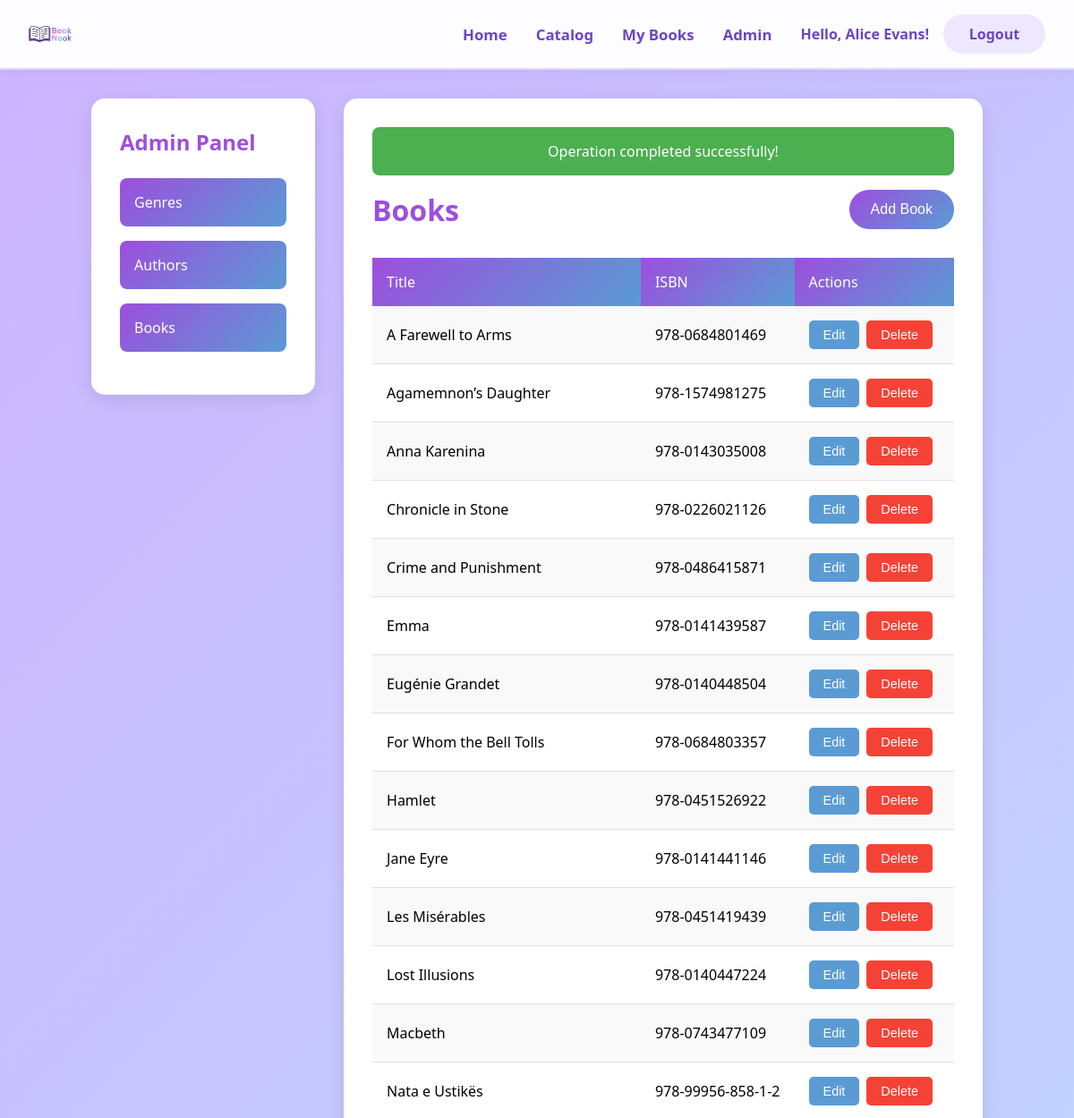
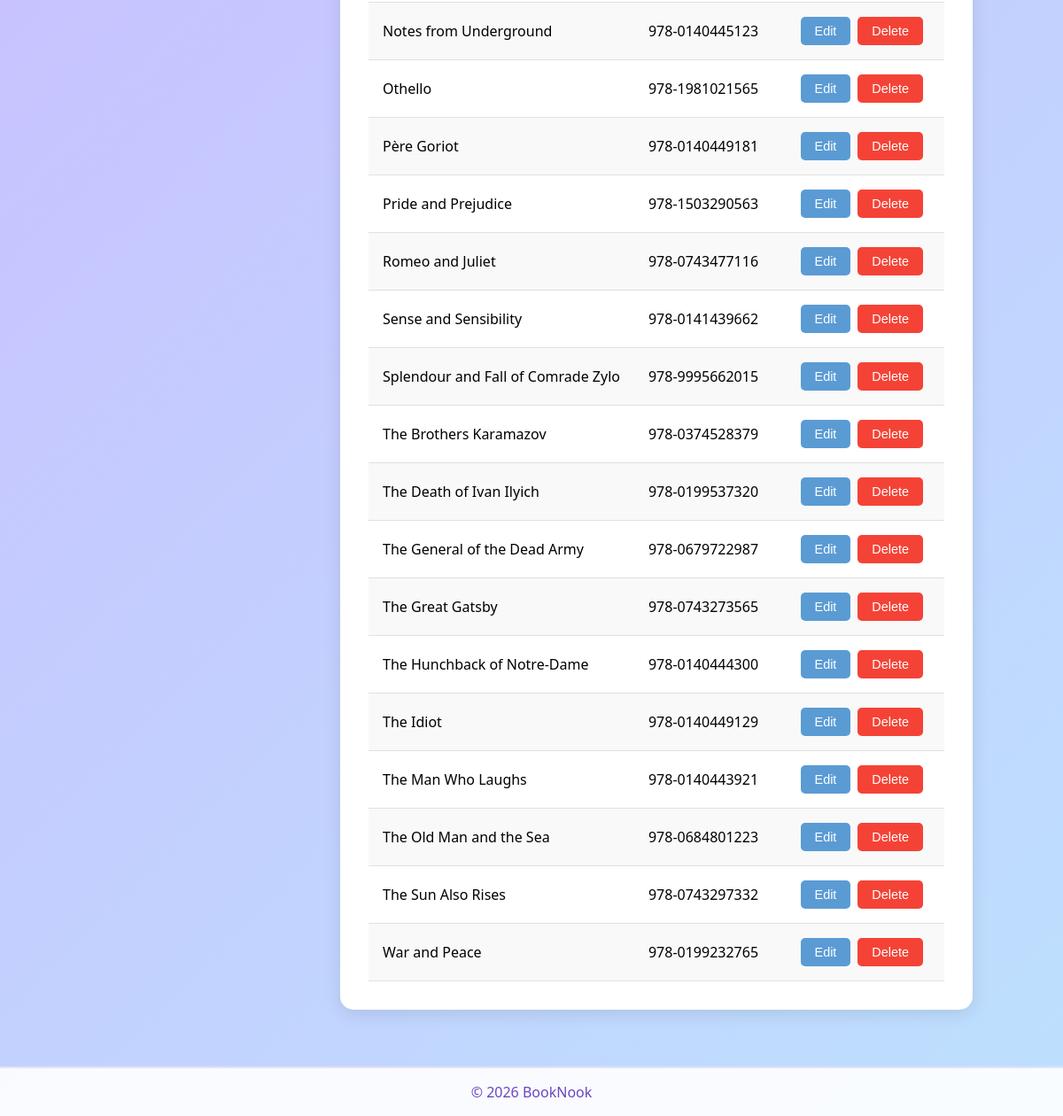
Page /admin_books.php?success=1 (signed in) on the committed database (2 pictures, top to bottom).
### tables this page shows
CREATE TABLE `books` (
  `bookID` int(11) NOT NULL,
  `title` varchar(150) NOT NULL,
  `year` int(11) DEFAULT NULL,
  `isbn` varchar(20) DEFAULT NULL,
  `description` text DEFAULT NULL,
  `cover_image_path` varchar(255) DEFAULT NULL
);

### admin_books.php (the view, shortened to what this page needs)
<!DOCTYPE html>
<html>
<head>
    <link rel="stylesheet" href="css/admin-style.css">
    <link rel="stylesheet" href="css/admin.css">
</head>
<body>
    <?php include 'header.php'; ?>
    <div class="admin-container">
        <?php include 'admin_sidebar.php'; ?>
        <div class="admin-content">
            <?php if (isset($_GET['success'])): ?>
                <div class="success-message">Operation completed successfully!</div>
            <?php endif; ?>
            <div class="admin-header">
                <h1>Books</h1>
                <button class="add-btn" onclick="openAddModal()">Add Book</button>
            </div>
            <table>
                <tr>
                    <th>Title</th>
                    <th>ISBN</th>
                    <th>Actions</th>
                </tr>
                <?php
                try {
                    $query = "SELECT * FROM books ORDER BY title";
                    $result = $conn->query($query);
                    while ($row = $result->fetch(PDO::FETCH_ASSOC)) {
                        echo "<tr>";
                        echo "<td>" . htmlspecialchars($row['title']) . "</td>";
                        echo "<td>" . htmlspecialchars($row['isbn']) . "</td>";
                        echo "<td>";
                        echo "<button class='action-btn edit-btn' onclick='loadEditModal(" . $row['bookID'] . ")'>Edit</button>";
                        echo "<a href='delete_book.php?id=" . $row['bookID'] . "' onclick='return confirm(\"Are you sure you want to delete this book?\");'><button class='action-btn delete-btn'>Delete</button></a>";
                        echo "</td>";
                        echo "</tr>";
                    }
                } catch (PDOException $ex) {
                    die($ex->getMessage());
                }
                ?>
            </table>
        </div>
    </div>
    <?php include 'footer.php'; ?>
</body>
</html>

### css/admin-style.css (style rules this page uses)
* { margin:0; padding:0; box-sizing:border-box; }
body { font-family:'Segoe UI', Tahoma, Geneva, Verdana, sans-serif; min-height:100vh; background: linear-gradient(135deg,#f3e8ff 0%, #ede2ff 50%, #f8f1ff 100%); display:flex; flex-direction:column; }

### css/admin.css (style rules this page uses)
body { margin: 0; padding: 0; font-family: "Segoe UI", sans-serif; background: linear-gradient(135deg, #cdb4ff, #bde0fe); min-height: 100vh; }
.admin-container { display: flex; max-width: 1400px; margin: 2rem auto; gap: 2rem; padding: 0 2rem; }
.admin-content { flex: 1; background: white; border-radius: 15px; padding: 2rem; box-shadow: 0 5px 20px rgba(0,0,0,0.1); }
.admin-header { display: flex; justify-content: space-between; align-items: center; margin-bottom: 2rem; }
.admin-header h1 { color: #9d4edd; font-size: 2rem; }
.add-btn { background: linear-gradient(135deg, #9d4edd, #5a9bd4); color: white; border: none; padding: 0.8rem 1.5rem; border-radius: 25px; font-size: 1rem; cursor: pointer; font-weight: 500; transition: transform 0.2s; }
table { width: 100%; border-collapse: collapse; margin-top: 1rem; }
th { background: linear-gradient(135deg, #9d4edd, #5a9bd4); color: white; padding: 1rem; text-align: left; font-weight: 500; }
td { padding: 1rem; border-bottom: 1px solid #e0e0e0; }
tr:nth-child(even) { background-color: #f9f9f9; }
.action-btn { padding: 0.5rem 1rem; margin-right: 0.5rem; border: none; border-radius: 5px; cursor: pointer; font-size: 0.9rem; transition: opacity 0.2s; }
.edit-btn { background: #5a9bd4; color: white; }
.delete-btn { background: #f44336; color: white; }
.success-message { background: #4caf50; color: white; padding: 1rem; border-radius: 8px; margin-bottom: 1rem; text-align: center; }

### rows in the picture
books: title "A Farewell to Arms", isbn "978-0684801469"
books: title "Agamemnon’s Daughter", isbn "978-1574981275"
books: title "Anna Karenina", isbn "978-0143035008"
books: title "Chronicle in Stone", isbn "978-0226021126"
books: title "Crime and Punishment", isbn "978-0486415871"
books: title "Emma", isbn "978-0141439587"
books: title "Eugénie Grandet", isbn "978-0140448504"
books: title "For Whom the Bell Tolls", isbn "978-0684803357"
books: title "Hamlet", isbn "978-0451526922"
books: title "Jane Eyre", isbn "978-0141441146"
books: title "Les Misérables", isbn "978-0451419439"
books: title "Lost Illusions", isbn "978-0140447224"
books: title "Macbeth", isbn "978-0743477109"
books: title "Nata e Ustikës", isbn "978-99956-858-1-2"
books: title "Notes from Underground", isbn "978-0140445123"
books: title "Othello", isbn "978-1981021565"
books: title "Père Goriot", isbn "978-0140449181"
books: title "Pride and Prejudice", isbn "978-1503290563"
books: title "Romeo and Juliet", isbn "978-0743477116"
books: title "Sense and Sensibility", isbn "978-0141439662"
books: title "Splendour and Fall of Comrade Zylo", isbn "978-9995662015"
books: title "The Brothers Karamazov", isbn "978-0374528379"
books: title "The Death of Ivan Ilyich", isbn "978-0199537320"
books: title "The General of the Dead Army", isbn "978-0679722987"
books: title "The Great Gatsby", isbn "978-0743273565"
books: title "The Hunchback of Notre-Dame", isbn "978-0140444300"
books: title "The Idiot", isbn "978-0140449129"
books: title "The Man Who Laughs", isbn "978-0140443921"
books: title "The Old Man and the Sea", isbn "978-0684801223"
books: title "The Sun Also Rises", isbn "978-0743297332"
books: title "War and Peace", isbn "978-0199232765"

### other values in the picture
$userName "Alice Evans"
